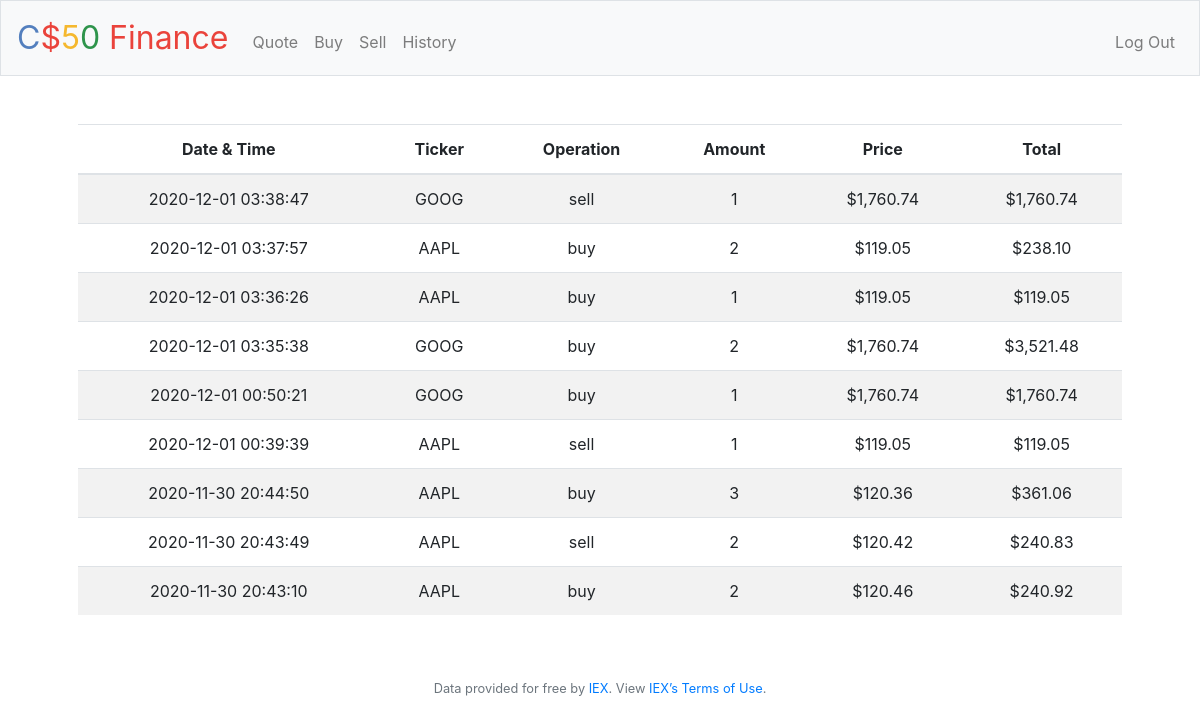
Screenshot of /history (signed in) with the database file from the repository.
### tables this page shows
CREATE TABLE 'history' ('timestamp' timestamp PRIMARY KEY NOT NULL DEFAULT CURRENT_TIMESTAMP, 'user_id' integer, 'share_id' integer, 'type' char(4), 'amount' integer, 'price' real, 'total' real);

CREATE TABLE "shares" ('id' integer PRIMARY KEY NOT NULL, 'company_name' text, 'ticker' char(4));

### application.py (the view)
@app.route("/history")
@login_required
def history():
    return render_template('history.html', history = getHistory())

### application.py (called while the page is built)
@app.after_request
def after_request(response):
    response.headers["Cache-Control"] = "no-cache, no-store, must-revalidate"
    response.headers["Expires"] = 0
    response.headers["Pragma"] = "no-cache"
    return response

def getHistory():
    history = db.execute("SELECT * FROM history WHERE user_id = :u_id ORDER BY timestamp DESC", u_id = session["user_id"])
    for order in history:
        order['usd_price'] = usd(order['price'])
        order['usd_total'] = usd(order['total'])
        order['ticker'] = db.execute("SELECT ticker FROM shares WHERE id = :s_id", s_id = order['share_id'])[0]['ticker']
    return history

### helpers.py (called while the page is built)
def login_required(f):
    @wraps(f)
    def decorated_function(*args, **kwargs):
        if session.get("user_id") is None:
            return redirect("/login")
        return f(*args, **kwargs)
    return decorated_function

def usd(value):
    return f"${value:,.2f}"

### templates/history.html (shortened to what this page needs)
{% extends "layout.html" %}
{% block main %}
    <table class="table table-striped">
        <thead>
            <tr>
                <th>Date & Time</th>
                <th>Ticker</th>
                <th>Operation</th>
                <th>Amount</th>
                <th>Price</th>
                <th>Total</th>
            </tr>
        </thead>
        <tbody>
            {% for order in history %}
                <tr>
                    <td>{{order["timestamp"]}}</td>
                    <td>{{order["ticker"]}}</td>
                    <td>{{order["type"]}}</td>
                    <td>{{order["amount"]}}</td>
                    <td>{{order["usd_price"]}}</td>
                    <td>{{order["usd_total"]}}</td>
                </tr>
            {% endfor %}
        </tbody>
    </table>
{% endblock %}

### templates/layout.html (shortened to what this page needs)
<!DOCTYPE html>
<html lang="en">
    <head>
        <link href="https://maxcdn.bootstrapcdn.com/bootstrap/4.1.3/css/bootstrap.min.css" rel="stylesheet">
        <link href="/static/styles.css" rel="stylesheet">
    </head>
    <body>
        <nav class="navbar navbar-expand-md navbar-light bg-light border">
            <a class="navbar-brand" href="/"><span class="blue">C</span><span class="red">$</span><span class="yellow">5</span><span class="green">0</span> <span class="red">Finance</span></a>
            <div class="collapse navbar-collapse" id="navbar">
                {% if session.user_id %}
                    <ul class="navbar-nav mr-auto mt-2">
                        <li class="nav-item"><a class="nav-link" href="/quote">Quote</a></li>
                        <li class="nav-item"><a class="nav-link" href="/buy">Buy</a></li>
                        <li class="nav-item"><a class="nav-link" href="/sell">Sell</a></li>
                        <li class="nav-item"><a class="nav-link" href="/history">History</a></li>
                    </ul>
                    <ul class="navbar-nav ml-auto mt-2">
                        <li class="nav-item"><a class="nav-link" href="/logout">Log Out</a></li>
                    </ul>
                {% else %}
                    <ul class="navbar-nav ml-auto mt-2">
                        <li class="nav-item"><a class="nav-link" href="/register">Register</a></li>
                        <li class="nav-item"><a class="nav-link" href="/login">Log In</a></li>
                    </ul>
                {% endif %}
            </div>
        </nav>
        <main class="container p-5">
            {% block main %}{% endblock %}
        </main>
        <footer class="small text-center text-muted">
            Data provided for free by <a href="https://iextrading.com/developer">IEX</a>. View <a href="https://iextrading.com/api-exhibit-a/">IEX’s Terms of Use</a>.
        </footer>
    </body>
</html>

### static/styles.css (style rules this page uses)
nav .navbar-brand { font-size: xx-large; }
nav .navbar-brand .blue { color: #537fbe; }
nav .navbar-brand .red { color: #ea433b; }
nav .navbar-brand .yellow { color: #f5b82e; }
nav .navbar-brand .green { color: #2e944b; }
main { overflow-x: auto; text-align: center; }

### rows the page displays
history: timestamp "2020-12-01 03:38:47", ticker "GOOG", type "sell", amount "1", usd_price "$1,760.74", usd_total "$1,760.74"
history: timestamp "2020-12-01 03:37:57", ticker "AAPL", type "buy", amount "2", usd_price "$119.05", usd_total "$238.10"
history: timestamp "2020-12-01 03:36:26", ticker "AAPL", type "buy", amount "1", usd_price "$119.05", usd_total "$119.05"
history: timestamp "2020-12-01 03:35:38", ticker "GOOG", type "buy", amount "2", usd_price "$1,760.74", usd_total "$3,521.48"
history: timestamp "2020-12-01 00:50:21", ticker "GOOG", type "buy", amount "1", usd_price "$1,760.74", usd_total "$1,760.74"
history: timestamp "2020-12-01 00:39:39", ticker "AAPL", type "sell", amount "1", usd_price "$119.05", usd_total "$119.05"
history: timestamp "2020-11-30 20:44:50", ticker "AAPL", type "buy", amount "3", usd_price "$120.36", usd_total "$361.06"
history: timestamp "2020-11-30 20:43:49", ticker "AAPL", type "sell", amount "2", usd_price "$120.42", usd_total "$240.83"
history: timestamp "2020-11-30 20:43:10", ticker "AAPL", type "buy", amount "2", usd_price "$120.46", usd_total "$240.92"
